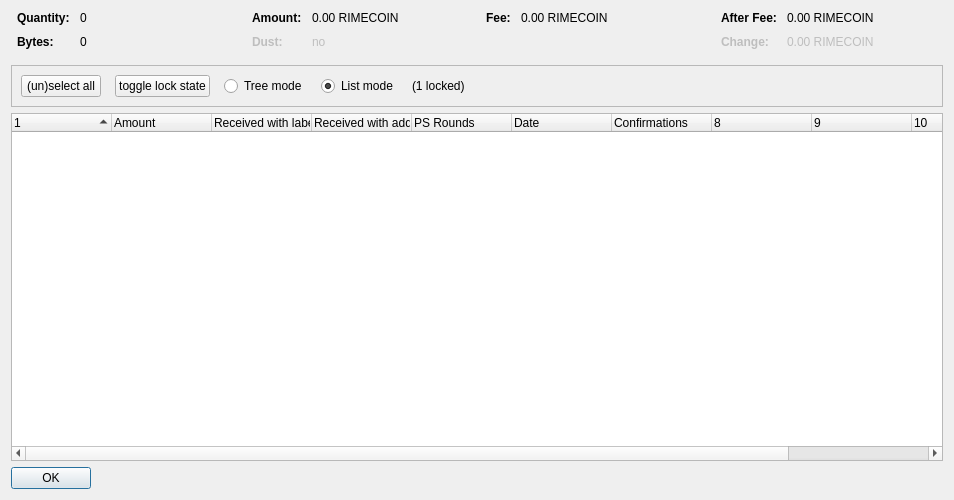
<?xml version="1.0" encoding="UTF-8"?>
<ui version="4.0">
 <class>CoinControlDialog</class>
 <widget class="QDialog" name="CoinControlDialog">
  <property name="geometry">
   <rect>
    <x>0</x>
    <y>0</y>
    <width>954</width>
    <height>500</height>
   </rect>
  </property>
  <property name="windowTitle">
   <string>Coin Selection</string>
  </property>
  <layout class="QVBoxLayout" name="verticalLayout">
   <item>
    <layout class="QHBoxLayout" name="horizontalLayoutTop" stretch="0,0,0,0">
     <property name="topMargin">
      <number>0</number>
     </property>
     <property name="bottomMargin">
      <number>10</number>
     </property>
     <item>
      <layout class="QFormLayout" name="formLayoutCoinControl1">
       <property name="horizontalSpacing">
        <number>10</number>
       </property>
       <property name="verticalSpacing">
        <number>10</number>
       </property>
       <property name="leftMargin">
        <number>6</number>
       </property>
       <property name="rightMargin">
        <number>6</number>
       </property>
       <item row="0" column="0">
        <widget class="QLabel" name="labelCoinControlQuantityText">
         <property name="font">
          <font>
           <weight>75</weight>
           <bold>true</bold>
          </font>
         </property>
         <property name="text">
          <string>Quantity:</string>
         </property>
        </widget>
       </item>
       <item row="0" column="1">
        <widget class="QLabel" name="labelCoinControlQuantity">
         <property name="cursor">
          <cursorShape>IBeamCursor</cursorShape>
         </property>
         <property name="contextMenuPolicy">
          <enum>Qt::ActionsContextMenu</enum>
         </property>
         <property name="text">
          <string notr="true">0</string>
         </property>
         <property name="textInteractionFlags">
          <set>Qt::LinksAccessibleByMouse|Qt::TextSelectableByKeyboard|Qt::TextSelectableByMouse</set>
         </property>
        </widget>
       </item>
       <item row="1" column="0">
        <widget class="QLabel" name="labelCoinControlBytesText">
         <property name="font">
          <font>
           <weight>75</weight>
           <bold>true</bold>
          </font>
         </property>
         <property name="text">
          <string>Bytes:</string>
         </property>
        </widget>
       </item>
       <item row="1" column="1">
        <widget class="QLabel" name="labelCoinControlBytes">
         <property name="cursor">
          <cursorShape>IBeamCursor</cursorShape>
         </property>
         <property name="contextMenuPolicy">
          <enum>Qt::ActionsContextMenu</enum>
         </property>
         <property name="text">
          <string notr="true">0</string>
         </property>
         <property name="textInteractionFlags">
          <set>Qt::LinksAccessibleByMouse|Qt::TextSelectableByKeyboard|Qt::TextSelectableByMouse</set>
         </property>
        </widget>
       </item>
      </layout>
     </item>
     <item>
      <layout class="QFormLayout" name="formLayoutCoinControl2">
       <property name="horizontalSpacing">
        <number>10</number>
       </property>
       <property name="verticalSpacing">
        <number>10</number>
       </property>
       <property name="leftMargin">
        <number>6</number>
       </property>
       <property name="rightMargin">
        <number>6</number>
       </property>
       <item row="0" column="0">
        <widget class="QLabel" name="labelCoinControlAmountText">
         <property name="font">
          <font>
           <weight>75</weight>
           <bold>true</bold>
          </font>
         </property>
         <property name="text">
          <string>Amount:</string>
         </property>
        </widget>
       </item>
       <item row="0" column="1">
        <widget class="QLabel" name="labelCoinControlAmount">
         <property name="cursor">
          <cursorShape>IBeamCursor</cursorShape>
         </property>
         <property name="contextMenuPolicy">
          <enum>Qt::ActionsContextMenu</enum>
         </property>
         <property name="text">
          <string notr="true">0.00 RIMECOIN</string>
         </property>
         <property name="textInteractionFlags">
          <set>Qt::LinksAccessibleByMouse|Qt::TextSelectableByKeyboard|Qt::TextSelectableByMouse</set>
         </property>
        </widget>
       </item>
       <item row="1" column="0">
        <widget class="QLabel" name="labelCoinControlLowOutputText">
         <property name="enabled">
          <bool>false</bool>
         </property>
         <property name="font">
          <font>
           <weight>75</weight>
           <bold>true</bold>
          </font>
         </property>
         <property name="text">
          <string>Dust:</string>
         </property>
        </widget>
       </item>
       <item row="1" column="1">
        <widget class="QLabel" name="labelCoinControlLowOutput">
         <property name="enabled">
          <bool>false</bool>
         </property>
         <property name="cursor">
          <cursorShape>IBeamCursor</cursorShape>
         </property>
         <property name="contextMenuPolicy">
          <enum>Qt::ActionsContextMenu</enum>
         </property>
         <property name="text">
          <string notr="true">no</string>
         </property>
         <property name="textInteractionFlags">
          <set>Qt::LinksAccessibleByMouse|Qt::TextSelectableByKeyboard|Qt::TextSelectableByMouse</set>
         </property>
        </widget>
       </item>
      </layout>
     </item>
     <item>
      <layout class="QFormLayout" name="formLayoutCoinControl3">
       <property name="horizontalSpacing">
        <number>10</number>
       </property>
       <property name="verticalSpacing">
        <number>10</number>
       </property>
       <property name="leftMargin">
        <number>6</number>
       </property>
       <property name="rightMargin">
        <number>6</number>
       </property>
       <item row="0" column="0">
        <widget class="QLabel" name="labelCoinControlFeeText">
         <property name="font">
          <font>
           <weight>75</weight>
           <bold>true</bold>
          </font>
         </property>
         <property name="text">
          <string>Fee:</string>
         </property>
        </widget>
       </item>
       <item row="0" column="1">
        <widget class="QLabel" name="labelCoinControlFee">
         <property name="cursor">
          <cursorShape>IBeamCursor</cursorShape>
         </property>
         <property name="contextMenuPolicy">
          <enum>Qt::ActionsContextMenu</enum>
         </property>
         <property name="text">
          <string notr="true">0.00 RIMECOIN</string>
         </property>
         <property name="textInteractionFlags">
          <set>Qt::LinksAccessibleByMouse|Qt::TextSelectableByKeyboard|Qt::TextSelectableByMouse</set>
         </property>
        </widget>
       </item>
      </layout>
     </item>
     <item>
      <layout class="QFormLayout" name="formLayoutCoinControl4">
       <property name="horizontalSpacing">
        <number>10</number>
       </property>
       <property name="verticalSpacing">
        <number>10</number>
       </property>
       <property name="leftMargin">
        <number>6</number>
       </property>
       <property name="rightMargin">
        <number>6</number>
       </property>
       <item row="0" column="0">
        <widget class="QLabel" name="labelCoinControlAfterFeeText">
         <property name="font">
          <font>
           <weight>75</weight>
           <bold>true</bold>
          </font>
         </property>
         <property name="text">
          <string>After Fee:</string>
         </property>
        </widget>
       </item>
       <item row="0" column="1">
        <widget class="QLabel" name="labelCoinControlAfterFee">
         <property name="cursor">
          <cursorShape>IBeamCursor</cursorShape>
         </property>
         <property name="contextMenuPolicy">
          <enum>Qt::ActionsContextMenu</enum>
         </property>
         <property name="text">
          <string notr="true">0.00 RIMECOIN</string>
         </property>
         <property name="textInteractionFlags">
          <set>Qt::LinksAccessibleByMouse|Qt::TextSelectableByKeyboard|Qt::TextSelectableByMouse</set>
         </property>
        </widget>
       </item>
       <item row="1" column="0">
        <widget class="QLabel" name="labelCoinControlChangeText">
         <property name="enabled">
          <bool>false</bool>
         </property>
         <property name="font">
          <font>
           <weight>75</weight>
           <bold>true</bold>
          </font>
         </property>
         <property name="text">
          <string>Change:</string>
         </property>
        </widget>
       </item>
       <item row="1" column="1">
        <widget class="QLabel" name="labelCoinControlChange">
         <property name="enabled">
          <bool>false</bool>
         </property>
         <property name="cursor">
          <cursorShape>IBeamCursor</cursorShape>
         </property>
         <property name="contextMenuPolicy">
          <enum>Qt::ActionsContextMenu</enum>
         </property>
         <property name="text">
          <string notr="true">0.00 RIMECOIN</string>
         </property>
         <property name="textInteractionFlags">
          <set>Qt::LinksAccessibleByMouse|Qt::TextSelectableByKeyboard|Qt::TextSelectableByMouse</set>
         </property>
        </widget>
       </item>
      </layout>
     </item>
    </layout>
   </item>
   <item>
    <widget class="QFrame" name="frame">
     <property name="minimumSize">
      <size>
       <width>0</width>
       <height>40</height>
      </size>
     </property>
     <property name="frameShape">
      <enum>QFrame::StyledPanel</enum>
     </property>
     <property name="frameShadow">
      <enum>QFrame::Sunken</enum>
     </property>
     <layout class="QHBoxLayout" name="horizontalLayout">
      <item>
       <layout class="QHBoxLayout" name="horizontalLayoutPanel" stretch="0,0,0,0,0,0">
        <property name="spacing">
         <number>14</number>
        </property>
        <item>
         <widget class="QPushButton" name="pushButtonSelectAll">
          <property name="sizePolicy">
           <sizepolicy hsizetype="Maximum" vsizetype="Fixed">
            <horstretch>0</horstretch>
            <verstretch>0</verstretch>
           </sizepolicy>
          </property>
          <property name="text">
           <string>(un)select all</string>
          </property>
          <property name="autoDefault">
           <bool>false</bool>
          </property>
         </widget>
        </item>
        <item>
         <widget class="QPushButton" name="pushButtonToggleLock">
          <property name="sizePolicy">
           <sizepolicy hsizetype="Maximum" vsizetype="Fixed">
            <horstretch>0</horstretch>
            <verstretch>0</verstretch>
           </sizepolicy>
          </property>
          <property name="text">
           <string>toggle lock state</string>
          </property>
          <property name="autoDefault">
           <bool>false</bool>
          </property>
         </widget>
        </item>
        <item>
         <widget class="QRadioButton" name="radioTreeMode">
          <property name="sizePolicy">
           <sizepolicy hsizetype="Maximum" vsizetype="Fixed">
            <horstretch>0</horstretch>
            <verstretch>0</verstretch>
           </sizepolicy>
          </property>
          <property name="text">
           <string>Tree mode</string>
          </property>
         </widget>
        </item>
        <item>
         <widget class="QRadioButton" name="radioListMode">
          <property name="sizePolicy">
           <sizepolicy hsizetype="Maximum" vsizetype="Fixed">
            <horstretch>0</horstretch>
            <verstretch>0</verstretch>
           </sizepolicy>
          </property>
          <property name="text">
           <string>List mode</string>
          </property>
          <property name="checked">
           <bool>true</bool>
          </property>
         </widget>
        </item>
        <item>
         <widget class="QLabel" name="labelLocked">
          <property name="text">
           <string>(1 locked)</string>
          </property>
         </widget>
        </item>
        <item>
         <spacer name="horizontalSpacer">
          <property name="orientation">
           <enum>Qt::Horizontal</enum>
          </property>
          <property name="sizeHint" stdset="0">
           <size>
            <width>40</width>
            <height>20</height>
           </size>
          </property>
         </spacer>
        </item>
       </layout>
      </item>
     </layout>
    </widget>
   </item>
   <item>
    <widget class="CoinControlTreeWidget" name="treeWidget">
     <property name="contextMenuPolicy">
      <enum>Qt::CustomContextMenu</enum>
     </property>
     <property name="sortingEnabled">
      <bool>false</bool>
     </property>
     <property name="columnCount">
      <number>11</number>
     </property>
     <attribute name="headerShowSortIndicator" stdset="0">
      <bool>true</bool>
     </attribute>
     <attribute name="headerStretchLastSection">
      <bool>false</bool>
     </attribute>
     <column>
      <property name="text">
       <string/>
      </property>
     </column>
     <column>
      <property name="text">
       <string>Amount</string>
      </property>
     </column>
     <column>
      <property name="text">
       <string>Received with label</string>
      </property>
     </column>
     <column>
      <property name="text">
       <string>Received with address</string>
      </property>
     </column>
     <column>
      <property name="text">
       <string>PS Rounds</string>
      </property>
     </column>
     <column>
      <property name="text">
       <string>Date</string>
      </property>
     </column>
     <column>
      <property name="text">
       <string>Confirmations</string>
      </property>
      <property name="toolTip">
       <string>Confirmed</string>
      </property>
     </column>
     <column>
      <property name="text">
       <string/>
      </property>
     </column>
     <column>
      <property name="text">
       <string/>
      </property>
     </column>
     <column>
      <property name="text">
       <string/>
      </property>
     </column>
     <column>
      <property name="text">
       <string/>
      </property>
     </column>
    </widget>
   </item>
   <item>
    <widget class="QDialogButtonBox" name="buttonBox">
     <property name="sizePolicy">
      <sizepolicy hsizetype="Maximum" vsizetype="Fixed">
       <horstretch>0</horstretch>
       <verstretch>0</verstretch>
      </sizepolicy>
     </property>
     <property name="orientation">
      <enum>Qt::Horizontal</enum>
     </property>
     <property name="standardButtons">
      <set>QDialogButtonBox::Ok</set>
     </property>
    </widget>
   </item>
  </layout>
 </widget>
 <customwidgets>
  <customwidget>
   <class>CoinControlTreeWidget</class>
   <extends>QTreeWidget</extends>
   <header>coincontroltreewidget.h</header>
  </customwidget>
 </customwidgets>
 <resources/>
 <connections/>
</ui>
